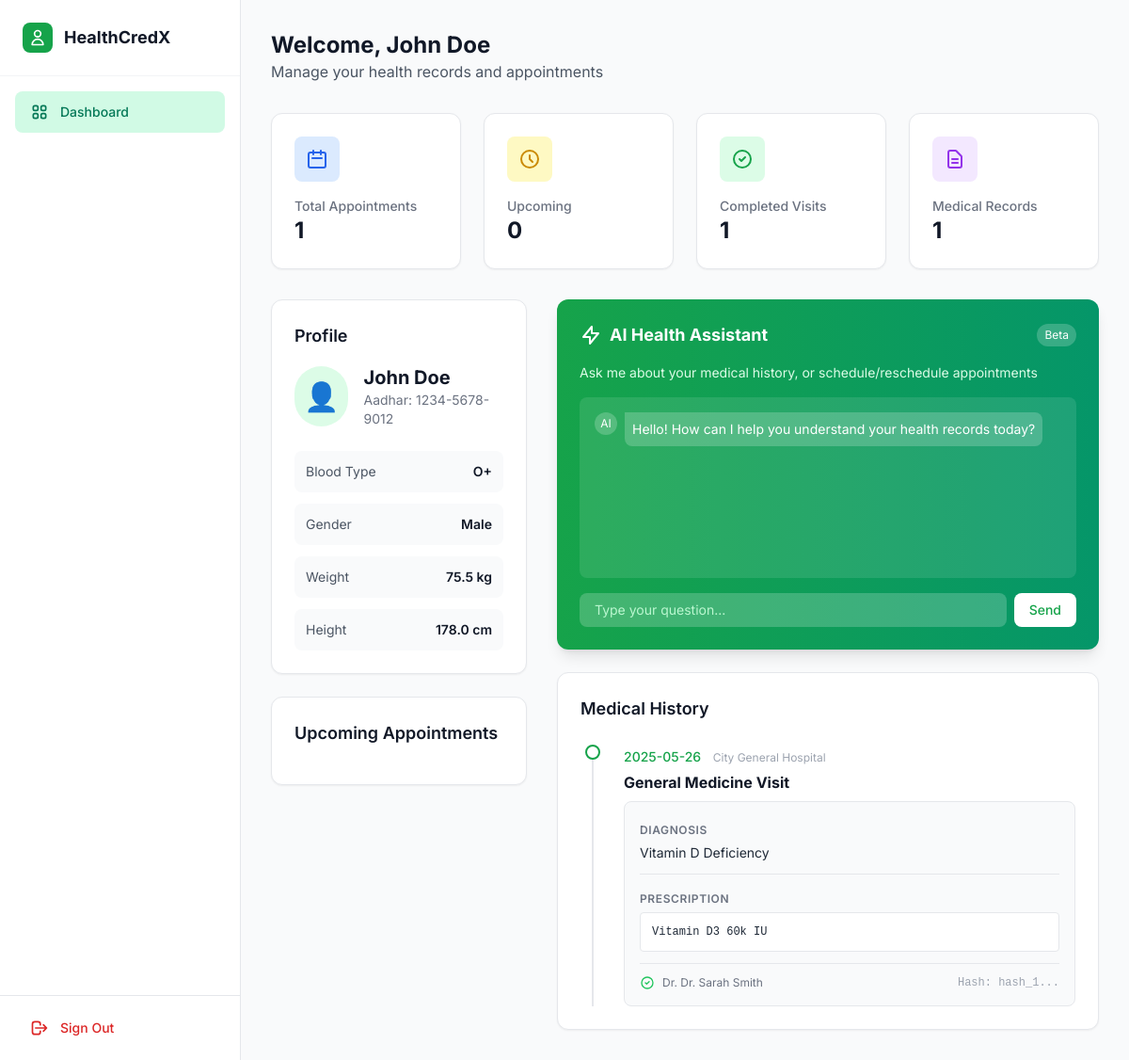
Before: /patient/dashboard (signed in) with the older database file.
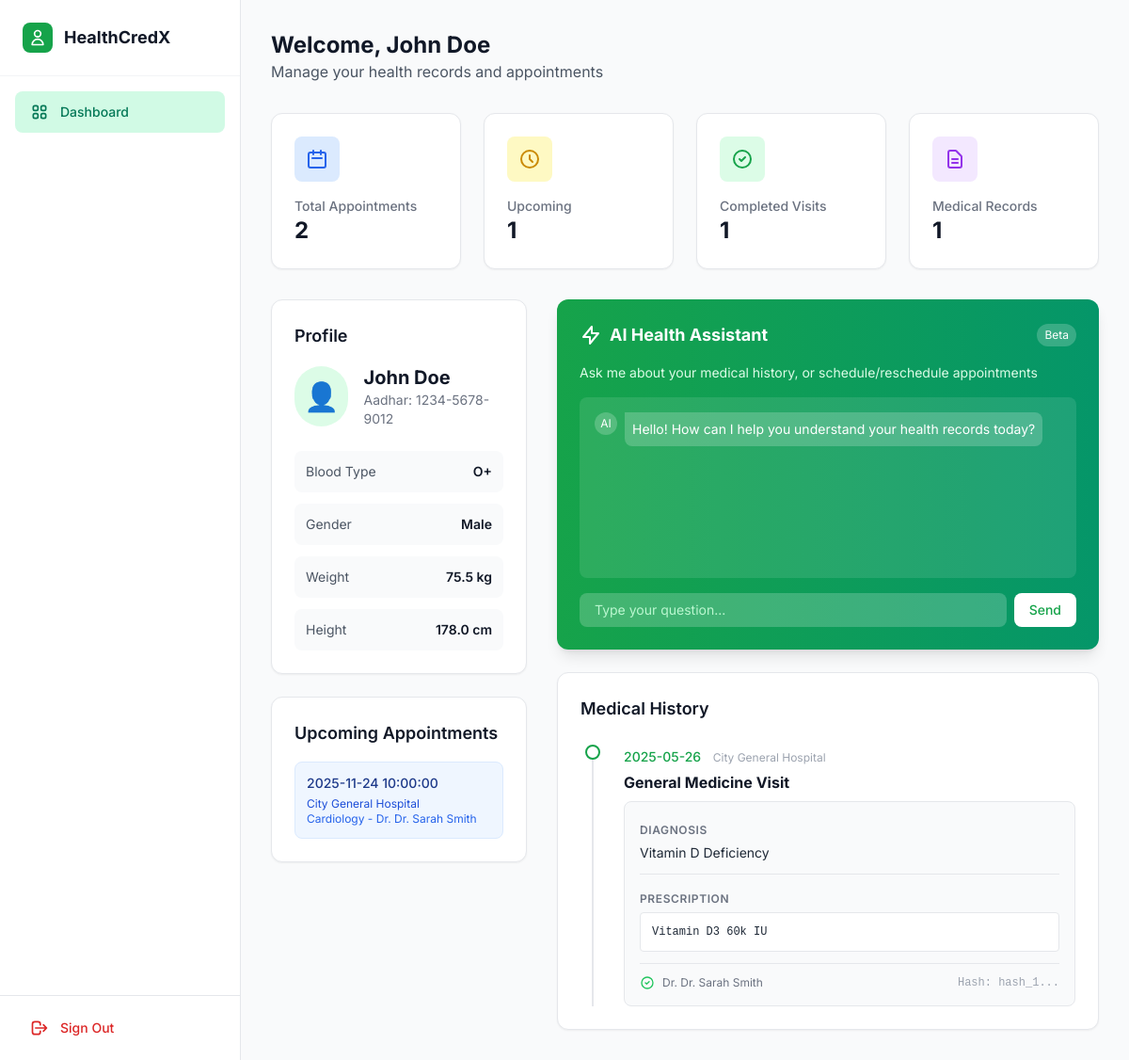
After: the same page with the newer database file.
### tables this page shows
CREATE TABLE medical_records (
            id INTEGER PRIMARY KEY AUTOINCREMENT,
            appointment_id INTEGER NOT NULL,
            diagnosis_text TEXT NOT NULL,
            prescription_text TEXT,
            doctor_signature TEXT,
            pharma_status TEXT DEFAULT 'pending',
            delivery_required BOOLEAN DEFAULT 0,
            delivery_address TEXT,
            blockchain_hash TEXT,
            created_at TIMESTAMP DEFAULT CURRENT_TIMESTAMP,
            FOREIGN KEY (appointment_id) REFERENCES appointments(id)
        );

CREATE TABLE appointments (
            id INTEGER PRIMARY KEY AUTOINCREMENT,
            patient_id INTEGER NOT NULL,
            doctor_id INTEGER,
            hospital_id INTEGER NOT NULL,
            date_time TIMESTAMP NOT NULL,
            department TEXT,
            symptoms TEXT,
            notes TEXT,
            status TEXT DEFAULT 'scheduled' CHECK(status IN ('scheduled', 'completed', 'cancelled')),
            created_at TIMESTAMP DEFAULT CURRENT_TIMESTAMP,
            FOREIGN KEY (patient_id) REFERENCES users(id),
            FOREIGN KEY (doctor_id) REFERENCES users(id),
            FOREIGN KEY (hospital_id) REFERENCES users(id)
        );

CREATE TABLE users (
            id INTEGER PRIMARY KEY AUTOINCREMENT,
            email TEXT UNIQUE NOT NULL,
            password TEXT NOT NULL,
            name TEXT NOT NULL,
            role TEXT NOT NULL CHECK(role IN ('practitioner', 'organization', 'admin', 'hospital', 'pharma', 'patient')),
            practitioner_type TEXT,
            organization_name TEXT,
            created_at TIMESTAMP DEFAULT CURRENT_TIMESTAMP,
            last_login TIMESTAMP
        );

### app.py (the view)
@app.route('/patient/dashboard')
@auth.require_role('patient')
def patient_dashboard():
    user = auth.get_current_user()
    profile = db.get_patient_profile(user['id'])
    history = db.get_patient_history(user['id'])
    appointments = db.get_appointments_by_user(user['id'], 'patient')
    stats = db.get_patient_stats(user['id'])
    return render_template('patient_dashboard.html',
                         profile=profile,
                         history=history,
                         appointments=appointments,
                         stats=stats)

### auth.py (called while the page is built)
def get_current_user():
    if 'user_id' in session:
        return {
            'id': session['user_id'],
            'email': session['user_email'],
            'name': session['user_name'],
            'role': session['user_role'],
            'practitioner_type': session.get('practitioner_type'),
            'organization_name': session.get('organization_name')
        }
    return None

def is_authenticated():
    return 'user_id' in session

def require_role(*roles):
    def decorator(f):
        @wraps(f)
        def decorated_function(*args, **kwargs):
            if not is_authenticated():
                flash('Please log in to access this page.', 'warning')
                return redirect(url_for('login'))
            user = get_current_user()
            if user['role'] not in roles:
                flash('You do not have permission to access this page.', 'danger')
                return redirect(url_for('index'))
            return f(*args, **kwargs)
        return decorated_function
    return decorator

### database.py (called while the page is built)
def get_db():
    DB_PATH.parent.mkdir(exist_ok=True)
    conn = sqlite3.connect(DB_PATH)
    conn.row_factory = sqlite3.Row  # Access columns by name
    return conn

### templates/patient_dashboard.html (shortened to what the changed rows need)
<!DOCTYPE html>
<html lang="en" class="bg-gray-50">
<head>
    <script src="https://cdn.tailwindcss.com"></script>
</head>
<body class="flex h-screen overflow-hidden">
    <main class="flex-1 overflow-y-auto bg-gray-50 p-8 relative">
        <div class="mb-8">
            <h1 class="text-2xl font-bold text-gray-900">Welcome, {{ session.user_name }}</h1>
        </div>
        <div class="grid grid-cols-1 md:grid-cols-2 lg:grid-cols-4 gap-6 mb-8">
            <div class="bg-white p-6 rounded-xl border border-gray-200 shadow-sm">
                <div class="flex items-center justify-between mb-4">
                    <div class="w-12 h-12 bg-blue-100 rounded-lg flex items-center justify-center">
                    </div>
                </div>
                <h3 class="text-gray-500 text-sm font-medium">Total Appointments</h3>
                <p class="text-2xl font-bold text-gray-900">{{ stats.total_appointments }}</p>
            </div>
            <div class="bg-white p-6 rounded-xl border border-gray-200 shadow-sm">
                <div class="flex items-center justify-between mb-4">
                    <div class="w-12 h-12 bg-yellow-100 rounded-lg flex items-center justify-center">
                    </div>
                </div>
                <h3 class="text-gray-500 text-sm font-medium">Upcoming</h3>
                <p class="text-2xl font-bold text-gray-900">{{ stats.upcoming_appointments }}</p>
            </div>
        </div>
        <div class="grid grid-cols-1 lg:grid-cols-3 gap-8">
            <div class="lg:col-span-1 space-y-6">
                <div class="bg-white border border-gray-200 rounded-xl shadow-sm p-6">
                    <div class="flex items-center gap-4 mb-6">
                        <div>
                            <h2 class="text-xl font-bold text-gray-900">{{ session.user_name }}</h2>
                        </div>
                    </div>
                </div>
                <div class="bg-white border border-gray-200 rounded-xl shadow-sm p-6">
                    {% if appointments %}
                        <div class="space-y-3">
                        {% for appt in appointments %}
                            {% if appt.status == 'scheduled' %}
                            <div class="p-3 bg-blue-50 rounded-lg border border-blue-100">
                                <p class="text-sm font-medium text-blue-900">{{ appt.date_time.replace('T', ' ') }}</p>
                                <p class="text-xs text-blue-700 mt-1">{{ appt.hospital_name }}</p>
                                <p class="text-xs text-blue-600">{{ appt.department }} - Dr. {{ appt.doctor_name or 'TBA' }}</p>
                            </div>
                            {% endif %}
                        {% endfor %}
                        </div>
                    {% else %}
                        <p class="text-sm text-gray-500">No upcoming appointments</p>
                    {% endif %}
                </div>
            </div>
            <div class="lg:col-span-2 space-y-6">
                <div class="bg-white border border-gray-200 rounded-xl shadow-sm p-6">
                    {% if history %}
                    <div class="relative border-l-2 border-gray-200 ml-3 space-y-8">
                        {% for record in history %}
                        <div class="relative pl-8">
                            <div class="absolute -left-[9px] top-0 w-4 h-4 bg-white border-2 border-green-600 rounded-full"></div>
                            <div class="mb-1">
                                <span class="text-sm font-medium text-green-600">{{ record.date_time[:10] }}</span>
                                <span class="text-gray-400 text-xs ml-2">{{ record.hospital_name }}</span>
                            </div>
                            <h4 class="text-base font-bold text-gray-900 mb-2">{{ record.department }} Visit</h4>
                            <div class="bg-gray-50 rounded-lg p-4 border border-gray-200 space-y-3">
                                <div>
                                    <span class="text-xs font-semibold text-gray-500 uppercase tracking-wider">Diagnosis</span>
                                    <p class="text-gray-800 mt-1 text-sm">{{ record.diagnosis_text }}</p>
                                </div>
                                {% if record.prescription_text %}
                                <div class="pt-3 border-t border-gray-200">
                                    <span class="text-xs font-semibold text-gray-500 uppercase tracking-wider">Prescription</span>
                                    <p class="text-gray-800 mt-1 font-mono text-xs bg-white p-3 rounded border border-gray-200 whitespace-pre-wrap">{{ record.prescription_text }}</p>
                                </div>
                                {% endif %}
                                <div class="pt-3 border-t border-gray-200 flex justify-between items-center">
                                    <div class="flex items-center gap-2">
                                        <svg class="w-4 h-4 text-green-500" fill="none" stroke="currentColor" viewBox="0 0 24 24"><path stroke-linecap="round" stroke-linejoin="round" stroke-width="2" d="M9 12l2 2 4-4m6 2a9 9 0 11-18 0 9 9 0 0118 0z"></path></svg>
                                        <span class="text-xs text-gray-500">Dr. {{ record.doctor_name }}</span>
                                    </div>
                                    <span class="text-xs font-mono text-gray-400" title="{{ record.blockchain_hash }}">Hash: {{ record.blockchain_hash[:10] }}...</span>
                                </div>
                            </div>
                        </div>
                        {% endfor %}
                    </div>
                    {% else %}
                    <p class="text-sm text-gray-500">No medical history available</p>
                    {% endif %}
                </div>
            </div>
        </div>
    </main>
</body>
</html>

Changed rows visible on the page:
added appointments: date_time.replace "2025-11-24 10:00:00", hospital_name "City General Hospital", department "Cardiology", name "Dr. Sarah Smith"
Other visible differences:
{{ stats.total_appointments }}: "1" → "2"
{{ stats.upcoming_appointments }}: "0" → "1"
